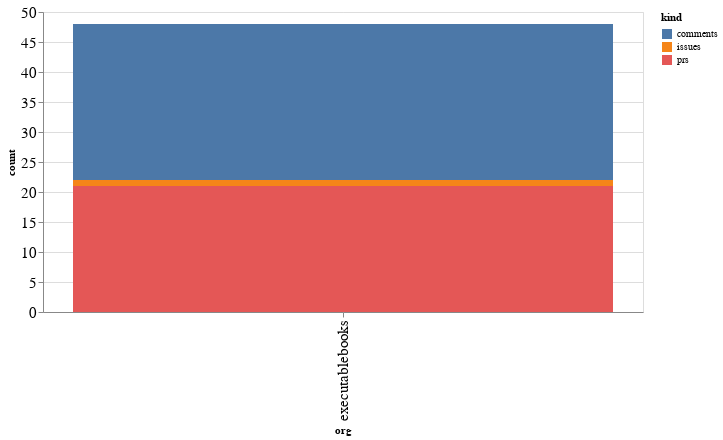

The cell this chart's notebook holds for it:
### Code cell
alt.Chart(org_summaries, width=600).mark_bar().encode(
    x='org',
    y='count',
    color='kind',
    tooltip="org"
)

### Figure 1 — Vega-Lite specification as saved in the notebook (floating-point values rounded to 4 significant figures)
{"config": {"axisLeft": {"labelFontSize": 15}, "axisBottom": {"labelFontSize": 15}}, "data": {"name": "data-b5eb95e1c5da5dbe6ed37e7347a48216"}, "mark": "bar", "encoding": {"color": {"type": "nominal", "field": "kind"}, "tooltip": {"type": "nominal", "field": "org"}, "x": {"type": "nominal", "field": "org"}, "y": {"type": "quantitative", "field": "count"}}, "width": 600, "$schema": "https://vega.github.io/schema/vega-lite/v4.8.1.json", "datasets": {"data-b5eb95e1c5da5dbe6ed37e7347a48216": [{"org": "executablebooks", "kind": "comments", "count": 26}, {"org": "executablebooks", "kind": "issues", "count": 1}, {"org": "executablebooks", "kind": "prs", "count": 21}]}}
